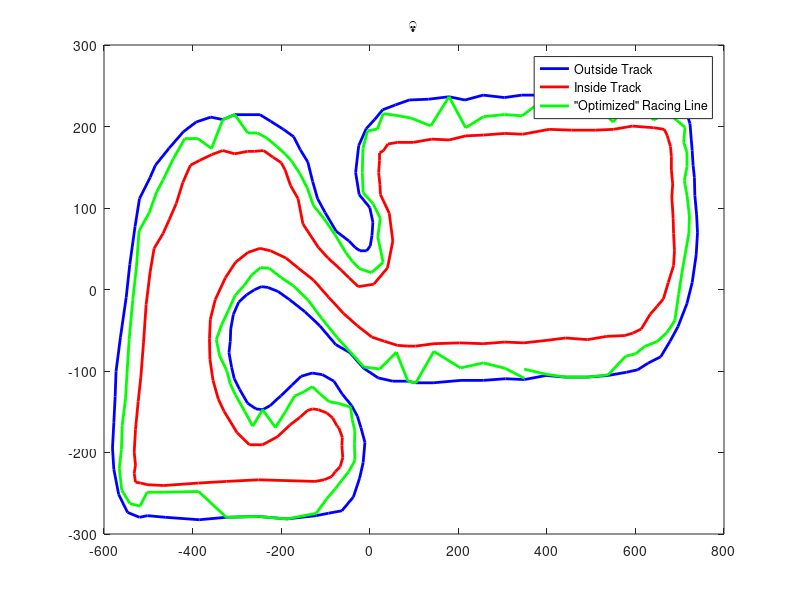

Recreate this plot in MATLAB.
% Load stuff
track_data = load('maxar_coords.mat');
percentages_data = load('maxar_racing_line_opt_3.mat');

% Extract info
data_matrix = track_data.data;
% data_matrix = data(1:(end-2), :);
percentages = percentages_data.x;

% Make it a column vector
percentages = percentages(:);

% Extract the columns for Outside Track and Inside Track
outside_x = data_matrix(:, 2);
outside_y = data_matrix(:, 3);
inside_x = data_matrix(:, 4);
inside_y = data_matrix(:, 5);

% % debugging stuff, checks sizes
% disp("Size of outside_x: "), disp(size(outside_x));
% disp("Size of inside_x: "), disp(size(inside_x));
% disp("Size of percentages: "), disp(size(percentages));
% 
% % Check if percentages are within expected range
% disp("Min percentage: "), disp(min(percentages));
% disp("Max percentage: "), disp(max(percentages));

% calculations for optimized line
optimized_x = inside_x + percentages .* (outside_x - inside_x);
optimized_y = inside_y + percentages .* (outside_y - inside_y);

% smoothing optimized line
t_original = 1:length(optimized_x);
t_smooth = linspace(1, length(optimized_x), 50000); % More points for smoothness
% smooth_x = spline(t_original, optimized_x, t_smooth);
% smooth_y = spline(t_original, optimized_y, t_smooth);

% Plot everything
figure;
plot(outside_x, outside_y, 'b-', 'LineWidth', 2);
hold on;
plot(inside_x, inside_y, 'r-', 'LineWidth', 2);
plot(optimized_x, optimized_y, 'g-', 'LineWidth', 2);

% Labels and legend
title('💀');
legend({'Outside Track', 'Inside Track', '"Optimized" Racing Line'}, 'Location', 'Best');
hold off;
